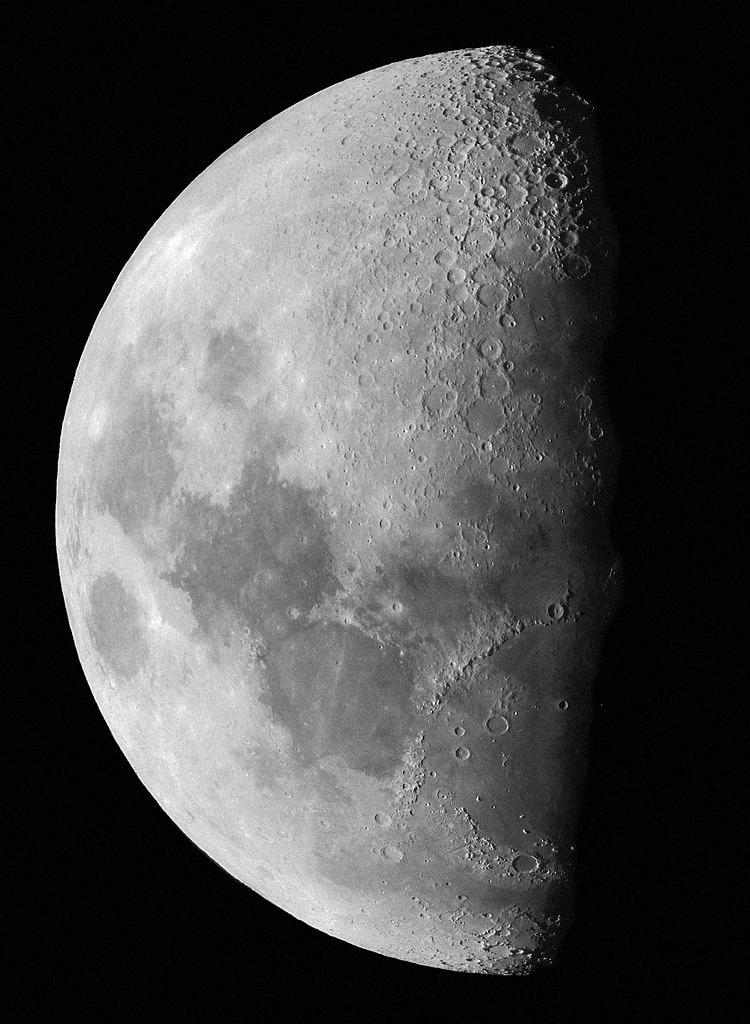
#> input picture au/au2/moon.jpg, 750 x 1024 px
$ python a2.py
#> lines starting #> are read from the running program, lines starting #| are printed output that depends on the picture
import cv2
import numpy as np
from matplotlib import pyplot as plt

img = cv2.cvtColor(cv2.imread("moon.jpg"),cv2.COLOR_BGR2GRAY)
#> img: shape (1024, 750); min 0, max 255, mean 75.4

eqImg = cv2.equalizeHist(img)
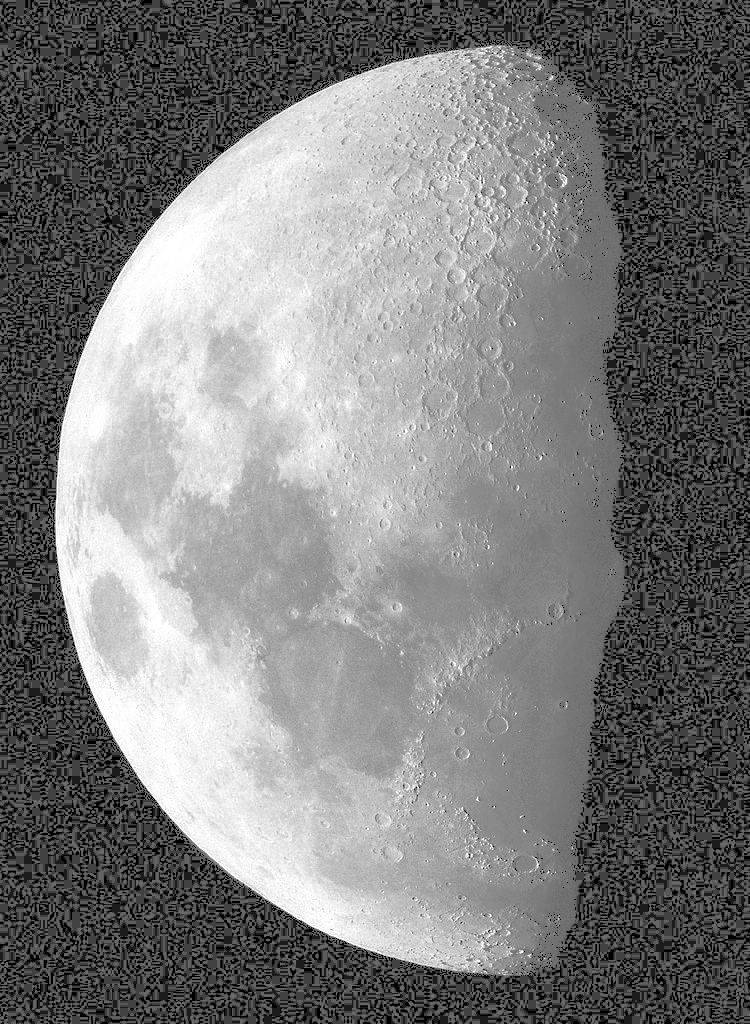
#> eqImg: shape (1024, 750); min 0, max 255, mean 124.7

cv2.imshow("Original image",img)
cv2.waitKey(0)
cv2.imshow("After histogram equalization",eqImg)
cv2.waitKey(0)
cv2.imwrite("Histogram_Equalization_eqImg.png",eqImg)

plt.figure(1)
plt.subplot(211)
hist, bins = np.histogram(img.flatten(),256,[0,256])
#> hist = 256 values, max 102420 at index 2, min 51 at index 253, mean 3000; bins = 257 values from 0 to 256
plt.hist(img.flatten(),256,[0,256],color="r")
plt.xlim([0,256])
plt.legend(("histogram"),loc="upper left")

plt.subplot(212)
hist, bins = np.histogram(eqImg.flatten(),256,[0,256])
#> hist = 256 values, max 102420 at index 65, min 0 at index 1, mean 3000
plt.hist(eqImg.flatten(),256,[0,256],color="r")
plt.xlim([0,256])
plt.legend(("histogram"),loc="upper left")
plt.show()
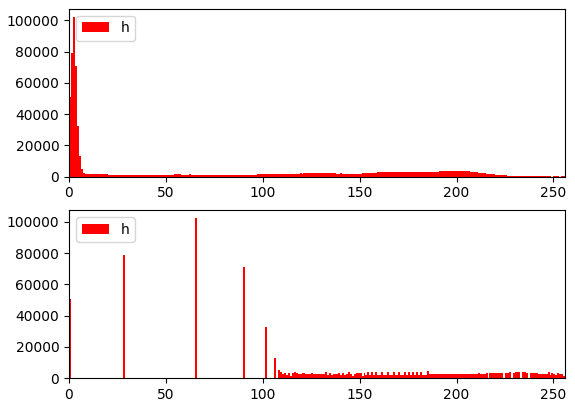
#> figure drawn by matplotlib, 2 panels; panel 1: tallest bar 102420 high, from x = 2 to 3; panel 2: tallest bar 102420 high, from x = 65 to 66

cv2.destroyAllWindows()

$ run again, with au/au2/test2.jpg copied over au/au2/moon.jpg
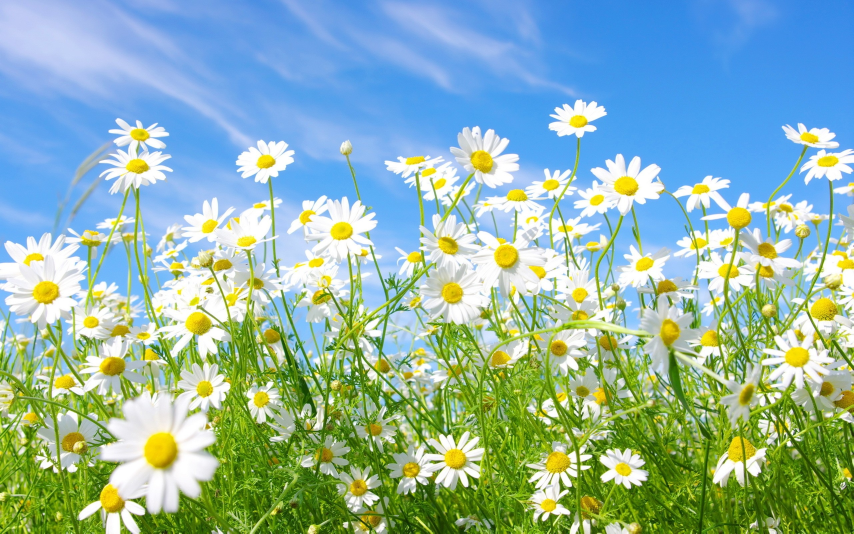
#> input picture au/au2/test2.jpg, 2560 x 1600 px (shown at 1/3 size)
#> `eqImg = cv2.equalizeHist(img)`:
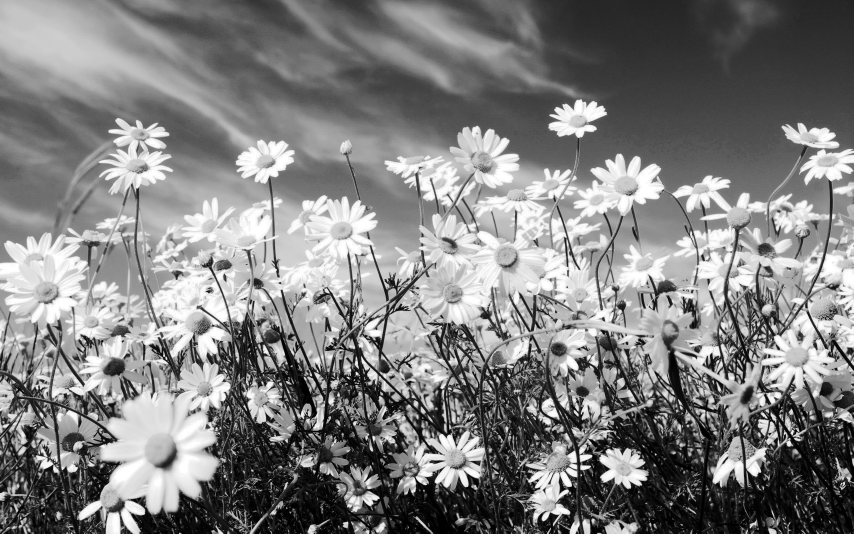
#> eqImg: shape (1600, 2560) (shown at 1/3 size); min 0, max 255, mean 128.4
#> `hist, bins = np.histogram(img.flatten(),256,[0,256])`: hist = 256 values, max 88622 at index 254, min 0 at index 0, mean 16000; bins = 257 values from 0 to 256
#> `hist, bins = np.histogram(eqImg.flatten(),256,[0,256])`: hist = 256 values, max 88622 at index 251, min 0 at index 38, mean 16000
#> `plt.show()`:
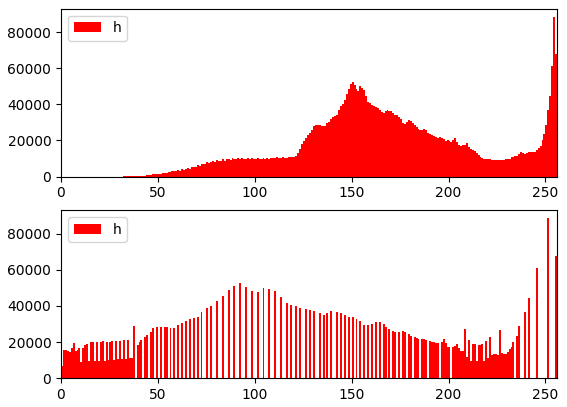
#> figure drawn by matplotlib, 2 panels; panel 1: tallest bar 88622 high, from x = 254 to 255; panel 2: tallest bar 88622 high, from x = 251 to 252
